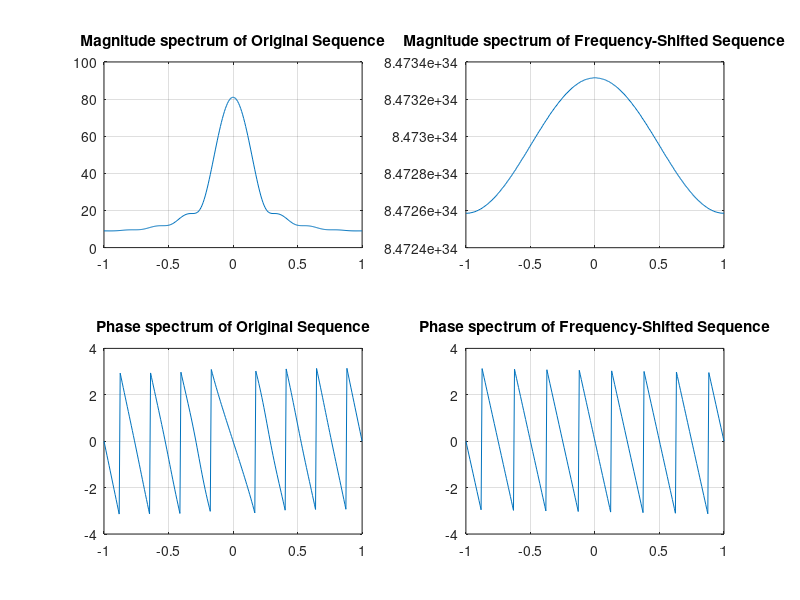

Here is the MATLAB script that generated this plot:
clear all;
clc;
close all;
w= -pi:2*pi/255:pi;
wo=0.4*pi;i=8;
num1=[1 3 5 7 9 11 13 15 17];
L=length(num1);
h1= freqz(num1,1,w);
n=0:L-1;
num2=exp(wo*i*n),num1;
h2= freqz(num2,1,w);
subplot(2,2,1);
plot(w/pi,abs(h1));grid
title("Magnitude spectrum of Original Sequence");
subplot (2,2,2);
plot(w/pi,abs(h2));grid
title("Magnitude spectrum of Frequency-Shifted Sequence");
subplot (2,2,3);
plot(w/pi,angle(h1));grid
title("Phase spectrum of Original Sequence");
subplot (2,2,4);
plot(w/pi,angle(h2));grid
title("Phase spectrum of Frequency-Shifted Sequence");
